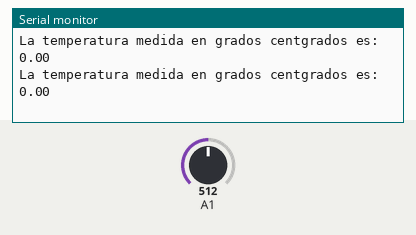
A sketch run on a simulated Arduino Uno, built with avr-gcc and run on an emulated ATmega328P. Shown: the last lines printed to the serial monitor. The test bench sets the inputs (shaded band); at power-on: A1 = 512.

Above: at 10.8 s.
10.9 s: A1 set to 716
At 20.7 s:
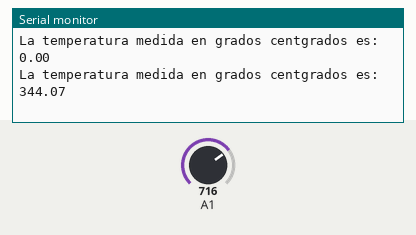
20.9 s: A1 set to 900
At 30.9 s:
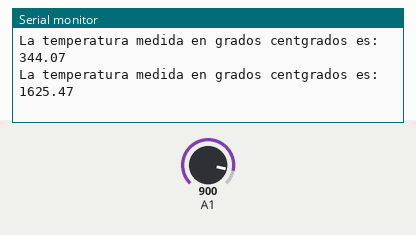
Timing chart, 0 to 32.4 s (numbered marks = the images above; inputs shaded):
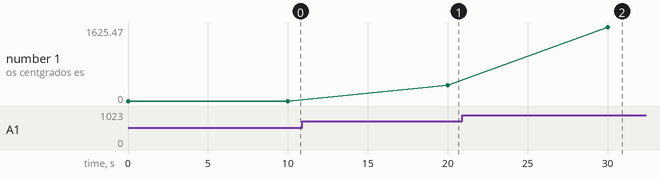

The sketch:

termometroC.ino
```cpp
void setup()
{
  Serial.begin(9600);
}

void loop()
{
  pinMode(A1, INPUT);
  int pinA1 = analogRead(A1) ;
  double VA1 = ( ( pinA1 * 5.00 ) / 1024 ) ;
  double Rpt1000 = ( 1000 * (  VA1 / ( 5.00 - VA1 )) ) ;
  double T = ( ( Rpt1000 - 1000 ) / 3.85 ) ;
  Serial.print("La temperatura medida en grados centgrados es: ");
  Serial.print(T);
  Serial.println();
  delay( 10000 );
}
```

Measured:
- after the input at 10.9 s, the serial monitor: prints a new line after 9.1 s (image 1)
- after the input at 20.9 s, the serial monitor: prints a new line after 9.1 s (image 2)
- plotted number 1: 0 → 344.07 after the input at 10.9 s, 344.07 → 1625.47 after the input at 20.9 s
